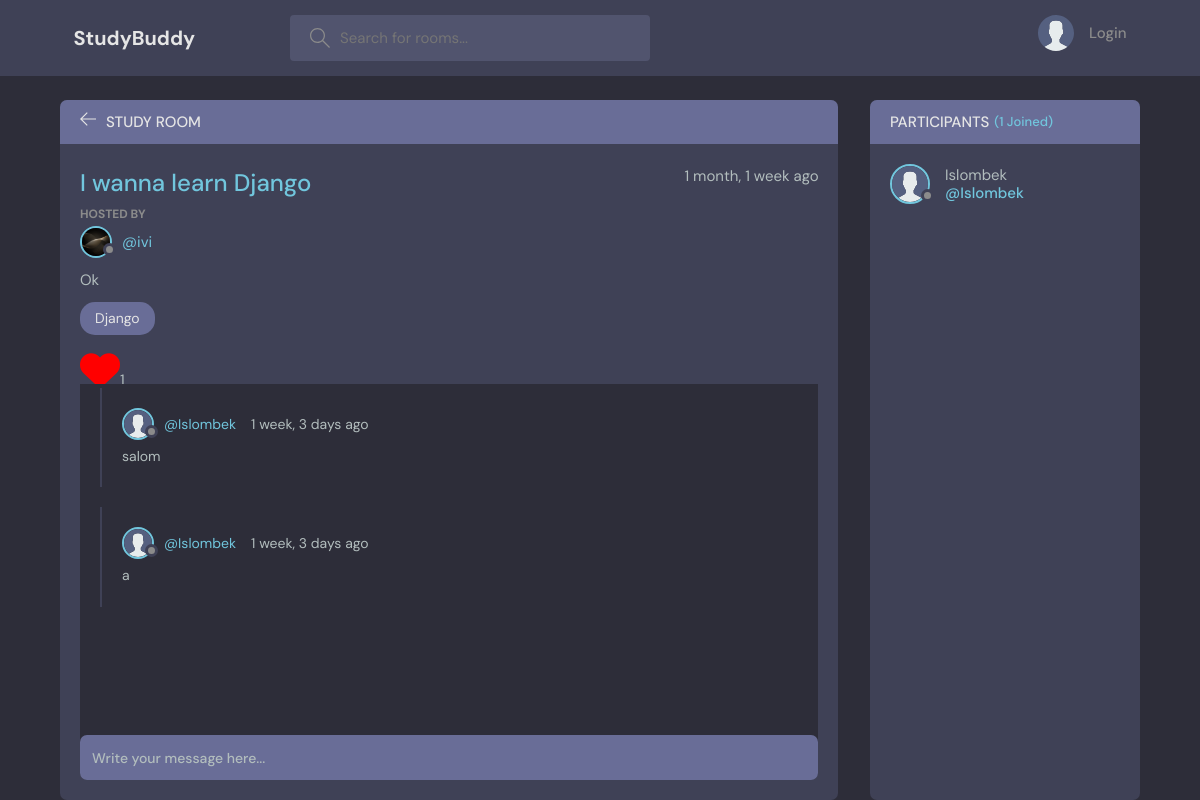
Page /room/2/ on the committed database.
### base/models.py (models this page shows, shortened)
class Room(models.Model):
    host = models.ForeignKey(User, on_delete=models.SET_NULL, null=True)
    topic = models.ForeignKey(Topic, on_delete=models.SET_NULL, null=True)
    name = models.CharField(max_length=200)
    description = models.TextField(null=True, blank=True)
    participants = models.ManyToManyField(
        User, related_name='participants', blank=True)
    updated = models.DateTimeField(auto_now=True)
    created = models.DateTimeField(auto_now_add=True)
    likes = models.ManyToManyField(User, related_name='like_post')
    def total_likes(self):
        return self.likes.count()
    class Meta:
        ordering = ['-updated', '-created']

class User(AbstractUser):
    name = models.CharField(max_length=200, null=True)
    email = models.EmailField(unique=True, null=True)
    bio = models.TextField(null=True)
    avatar = models.ImageField(null=True, default='avatar.svg')
    USERNAME_FIELD = 'username'
    REQUIRED_FIELDS = []

class Topic(models.Model):
    name = models.CharField(max_length=200)
    def __str__(self):
        return self.name

class Message(models.Model):
    user = models.ForeignKey(User, on_delete=models.CASCADE)
    room = models.ForeignKey(Room, on_delete=models.CASCADE)
    body = models.TextField()
    updated = models.DateTimeField(auto_now=True)
    created = models.DateTimeField(auto_now_add=True)
    class Meta:
        ordering = ['-updated', '-created']

### base/views.py (the view, shortened to what this page needs)
# urls.py: path('room/<str:pk>/', views.room, name="room"),
def room(request, pk, **context):
    room = Room.objects.get(id=pk)
    room_messages = room.message_set.all()
    participants = room.participants.all()
    stuff = get_object_or_404(Room, id=pk)
    total_likes = stuff.total_likes()
    likes_connected = get_object_or_404(Room, id=pk)
    liked = False
    if likes_connected.likes.filter(id=request.user.id).exists():
        liked = True
    context['post_is_liked'] = liked
    context = {'room': room,'room_messages': room_messages,'participants': participants, 'total_likes': total_likes}
    return render(request, 'base/room.html', context)

### base/templates/base/room.html (shortened to what this page needs)
{% extends 'main.html' %}
{% block content %}
<main class="profile-page layout layout--2">
  <div class="container">
    <div class="room">
      <div class="room__top">
        <div class="room__topLeft">
          <a href="{% url 'home' %}">
            <svg version="1.1" xmlns="http://www.w3.org/2000/svg" width="32" height="32" viewBox="0 0 32 32">
              <title>arrow-left</title>
              <path
                d="M13.723 2.286l-13.723 13.714 13.719 13.714 1.616-1.611-10.96-10.96h27.625v-2.286h-27.625l10.965-10.965-1.616-1.607z">
              </path>
            </svg>
          </a>
          <h3>Study Room</h3>
        </div>
      </div>
      <div class="room__box scroll">
        <div class="room__header scroll">
          <div class="room__info">
            <h3>{{room.name}}</h3>
            <span>{{room.created|timesince}} ago</span>
          </div>
          <div class="room__hosted">
            <p>Hosted By</p>
            <a href="{% url 'user-profile' room.host.id %}" class="room__author">
              <div class="avatar avatar--small">
                <img src="{{room.host.avatar.url}}" />
              </div>
              <span>@{{room.host.username}}</span>
            </a>
          </div>
          <div class="room__details">
            {{room.description}}
          </div>
          <span class="room__topics">{{room.topic}}</span>
          <form action="{% url 'like' room.id %}" method="POST">
            {% if liked %}
            {% else %}
            <button type="submit" class="likes" name="like_id" value="{{room.id}}"
              style="font-size: 40px; background: none; border: none; color: red "><i
                class="fa-solid fa-heart"></i></button>{{total_likes}}
            {% endif %}
          </form>
        </div>
        <div class="room__conversation">
          <div class="threads scroll">
            {% for message in room_messages %}
            <div class="thread" >
              <div class="thread__top">
                <div class="thread__author">
                  <a href="{% url 'user-profile' message.user.id %}" class="thread__authorInfo">
                    <div class="avatar avatar--small">
                      <img src="{{message.user.avatar.url}}" />
                    </div>
                    <span>@{{message.user.username}}</span>
                  </a>
                  <span class="thread__date">{{message.created|timesince}} ago</span>
                </div>
              </div>
              <div class="thread__details">
                {{message.body}}
              </div>
            </div>
            {% endfor %}
          </div>
        </div>
      </div>
      <div class="room__message">
        <form action="" method="POST">
          <input name="body" placeholder="Write your message here..." />
        </form>
      </div>
    </div>
    <div class="participants">
      <h3 class="participants__top">Participants <span>({{participants.count}} Joined)</span></h3>
      <div class="participants__list scroll">
        {% for user in participants %}
        <a href="{%  url 'user-profile' user.id %}" class="participant">
          <div class="avatar avatar--medium">
            <img src="{{user.avatar.url}}" />
          </div>
          <p>
            {{user.name}}
            <span>@{{user.username}}</span>
          </p>
        </a>
        {% endfor %}
      </div>
    </div>
  </div>
</main>
{% endblock content %}

### rows in the picture
Room: name "I wanna learn Django", created "1 month, 1 week", host.avatar (picture), host.username "ivi", description "Ok", topic "Django"
Message: user.avatar (placeholder picture), user.username "Islombek", created "1 week, 3 days", body "salom"
Message: user.avatar (placeholder picture), user.username "Islombek", created "1 week, 3 days", body "a"
User: avatar (placeholder picture), name "Islombek", username "Islombek"

### other values in the picture
{{ participants.count }} "1"
